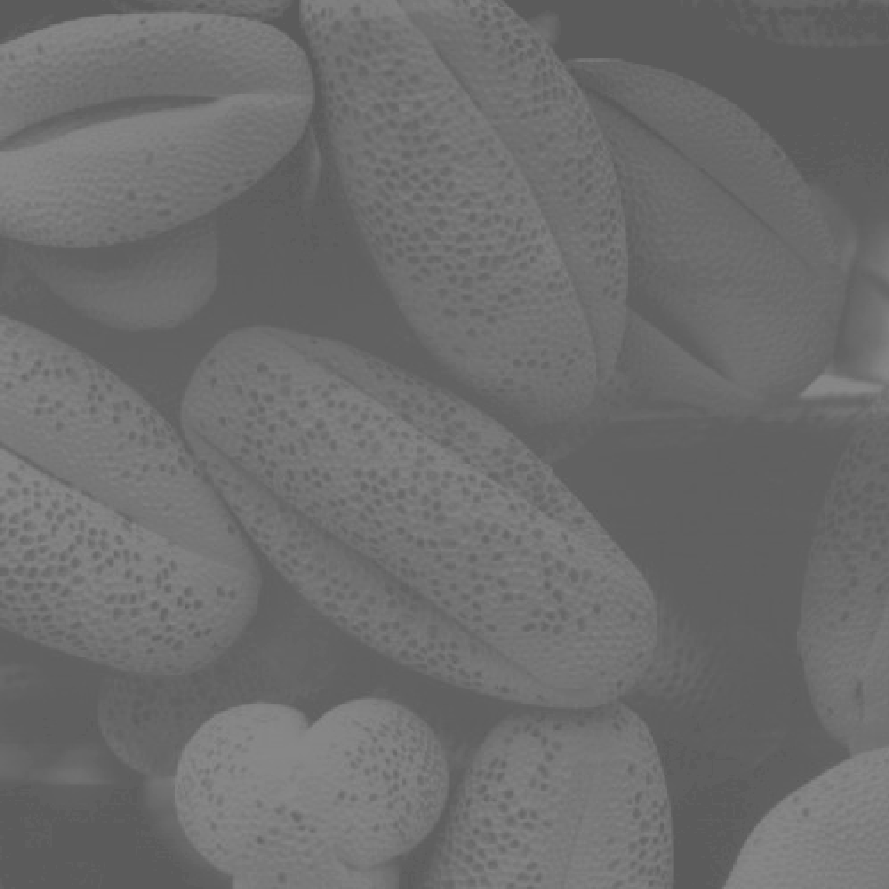
#> input picture lab2/Fig0310.tif, 889 x 889 px, found by its file name
$ python lab2-3.py
#> lines starting #> are read from the running program, lines starting #| are printed output that depends on the picture
import cv2
import numpy as np
import matplotlib.pyplot as plt

img = cv2.imread('lab2/Fig0310.tif')
#> img is the input picture: shape (889, 889, 3); min 91, max 138, mean 109.1
img = cv2.cvtColor(img,cv2.COLOR_BGR2GRAY);
#> img: shape (889, 889)

fig = plt.figure();
x = np.arange(256)
xp = [0, 64, 192, 255]
fp = [0, 16, 240, 255]
table = np.interp(x, xp, fp).astype('uint8')
img1 = cv2.LUT(img, table)
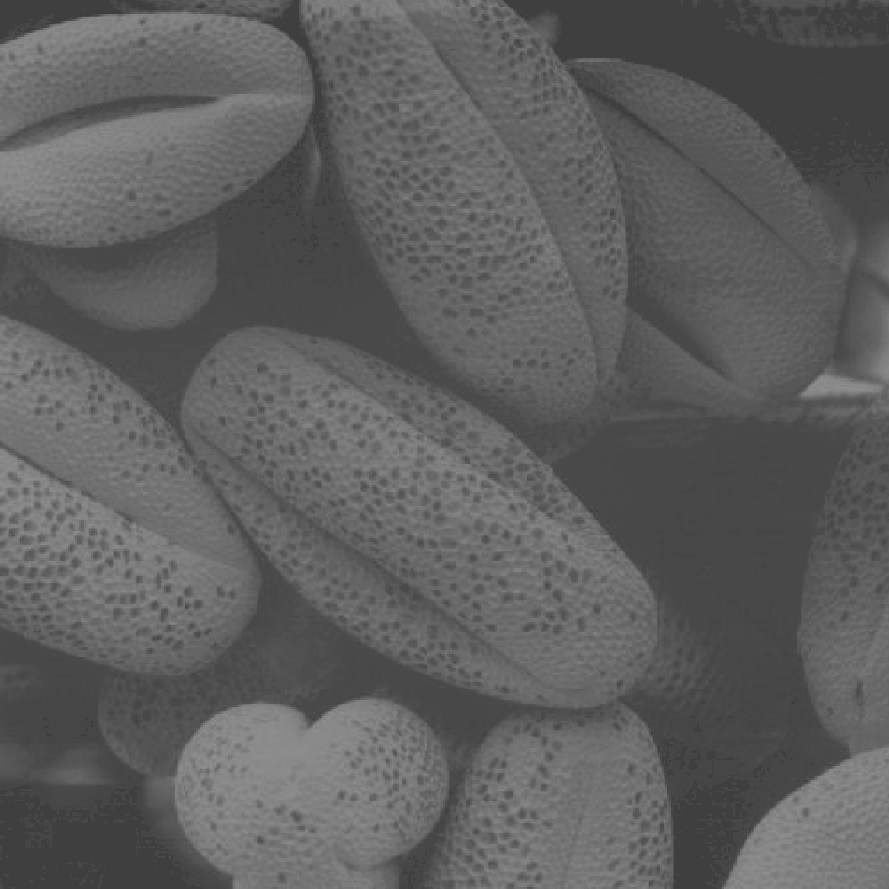
#> img1: shape (889, 889); min 63, max 145, mean 94.5

pic_subplot = plt.subplot(3,2,1)
pic_subplot.imshow(img1)
pic_subplot = plt.subplot(3,2,2)
pic_subplot.plot(xp,fp)

xp = [0, 90, 192, 255]
fp = [0, 32, 150, 255]
table = np.interp(x, xp, fp).astype('uint8')
img2 = cv2.LUT(img, table)
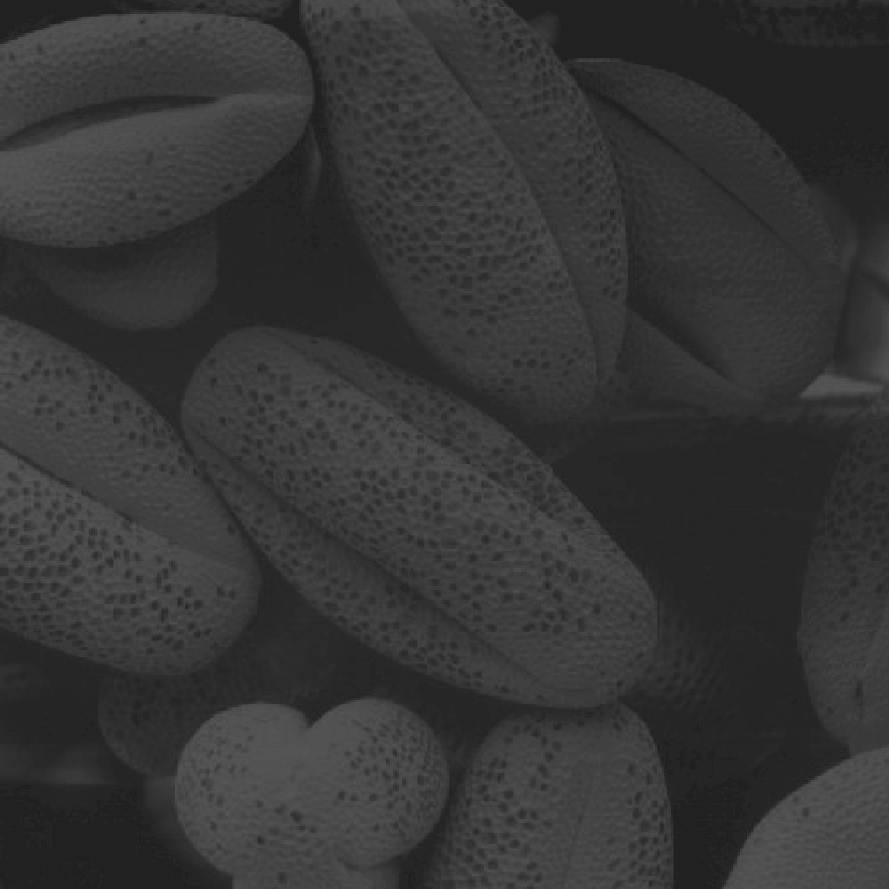
#> img2: shape (889, 889); min 33, max 87, mean 53.6

pic_subplot = plt.subplot(3,2,3)
pic_subplot.imshow(img2)
pic_subplot = plt.subplot(3,2,4)
pic_subplot.plot(xp,fp)

xp = [0, 110, 130, 255]
fp = [0,  0, 255, 255]
table = np.interp(x, xp, fp).astype('uint8')
img3 = cv2.LUT(img, table)
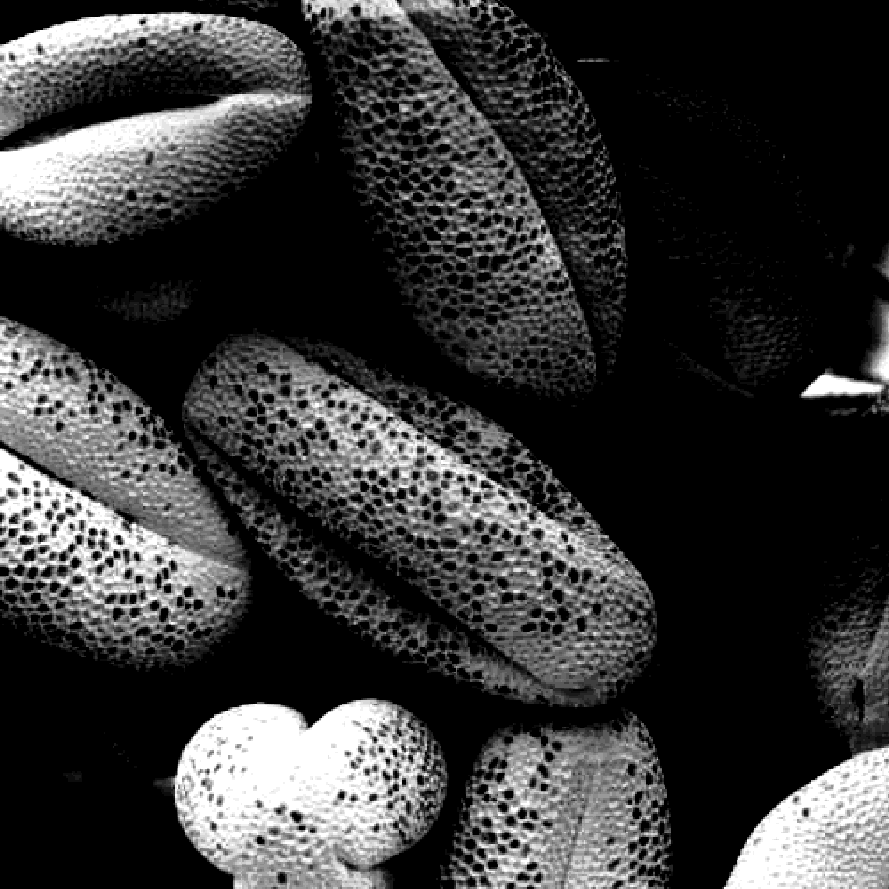
#> img3: shape (889, 889); min 0, max 255, mean 55.3

pic_subplot = plt.subplot(3,2,5)
pic_subplot.imshow(img3)
pic_subplot = plt.subplot(3,2,6)
pic_subplot.plot(xp,fp)

plt.show()
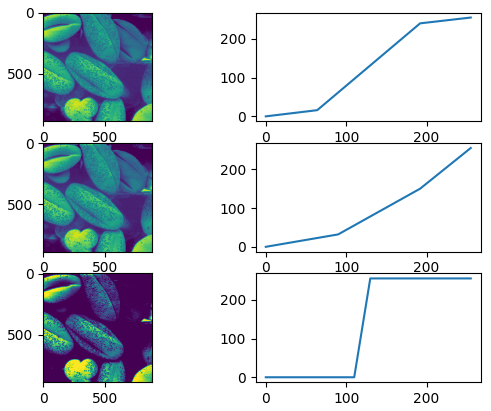
#> figure drawn by matplotlib, 6 panels

cv2.waitKey(0)
cv2.destroyAllWindows()
